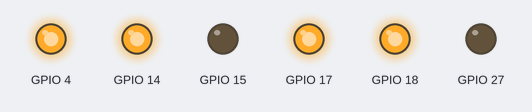
A program run on a simulated Raspberry Pi (BCM pin numbers). On the bench: output pins drawn as LEDs (lit = HIGH). What the program prints to the terminal is not drawn. At 5.0 s the program stops and its outputs stay as they are.

Above: at 0.1 s.
Timing chart, 0 to 1.6 s (numbered marks = the images above):
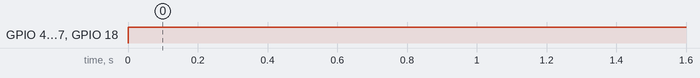

Measured:
- by itself, GPIO 4, GPIO 14, GPIO 17, GPIO 18: LOW → HIGH at 0.00 s

The program:

track.py
```python
import time
import RPi.GPIO as GPIO
from functools import wraps

GPIO.setmode(GPIO.BCM)


class Track:
    def __init__(self, enable_pin, pin1, pin2):
        self.enable_pin = enable_pin
        self.pin1 = pin1
        self.pin2 = pin2

        GPIO.setup(self.enable_pin, GPIO.OUT)
        GPIO.setup(self.pin1, GPIO.OUT)
        GPIO.setup(self.pin2, GPIO.OUT)
        self.disable()

    def __del__(self):
        self.disable()
        GPIO.cleanup([self.enable_pin, self.pin1, self.pin2])

    def _enable_disable_dec(func):
        @wraps(func)
        def wrapper(*args):
            args[0].disable()
            func(args[0])
            args[0].enable()

        return wrapper

    def disable(self, ):
        print('disabling')
        GPIO.output(self.enable_pin, GPIO.LOW)

    def enable(self, ):
        print('enabling')
        GPIO.output(self.enable_pin, GPIO.HIGH)

    @_enable_disable_dec
    def forward(self, ):
        GPIO.output(self.pin1, GPIO.HIGH)
        GPIO.output(self.pin2, GPIO.LOW)

    @_enable_disable_dec
    def reverse(self, ):
        GPIO.output(self.pin1, GPIO.LOW)
        GPIO.output(self.pin2, GPIO.HIGH)


if __name__ == "__main__":
    left_track = Track(4, 14, 15)
    right_track = Track(17, 18, 27)

    left_track.forward()
    right_track.forward()
    time.sleep(5)
```
